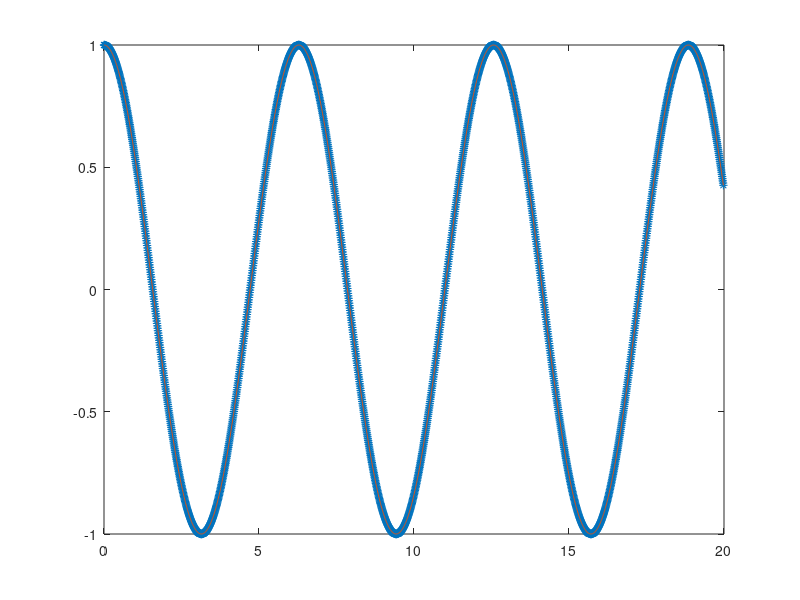

The MATLAB script that drew this image:
clc
clear all
close all

% %% enregistrer les données dans les fichiers .txt
% A = xlsread('data_projet_prog.xlsx')';
% hosp = A(1,:);
% mort = A(2,:);
% 
% dlmwrite('data_hosp.txt',hosp);
% dlmwrite('data_mort.txt',mort);
% 
% %% afficher les données hosp et mort
% jour = 1:64;
% A = xlsread('data_projet_prog.xlsx')';
% A=A/11500000;
% figure
% plot(jour,A(1,:));
% hold on;
% plot(jour,A(2,:));
%% affichage oscillateur
M=dlmread('integration.txt');
t=0:0.01:19.98; % à changer si nécessaire
for i=1:length(t)
    sol_exacte_y1(i) = cos(t(i));
end
figure 
plot(t,M(1,:),'*');
hold on
plot(t,sol_exacte_y1);

%figure
%semilogy(t,err1,'b');

% %% Affichage SIRQD
% 
% M=dlmread('integration.txt');
% t=0:0.01:63.99; % à changer si nécessaire
% 
% 
% figure 
% plot(t,M(1,:));
% hold on;
% plot(t,M(2,:));
% plot(t,M(3,:));
% plot(t,M(4,:));
% plot(t,M(5,:));
% legend('S','I','R','Q','D');
% 
% %% comparaison data et simu
% 
% A = xlsread('data_projet_prog.xlsx')';
% A=A/11500000;
% M=dlmread('integration.txt');
% jour = 1:64;
% t=0:0.01:63.99;
% 
% figure
% plot(t,M(4,:));
% hold on;
% plot(jour,A(1,:));
% legend('simu','data');
% title('comparaison données et résultat simulation : Hospitalisations');
% xlabel('t : 1 jour = 1 unité');
% ylabel('proportion de la population');
% 
% figure
% plot(t,M(5,:));
% hold on;
% plot(jour,A(2,:));
% legend('simu','data');
% title('comparaison données et résultat simulation : Mort');
% xlabel('t : 1 jour = 1 unité');
% ylabel('proportion de la population');
% 
% 
% for i=1:64
%    hosp(i) = M(4,i*100);  
% end
% err1=abs(hosp - A(1,:));
% for i=1:64
%    mort(i) = M(5,i*100);  
% end
% err2=abs(mort - A(2,:));
% 
% figure
% semilogy(jour,err1);
% hold on;
% semilogy(jour,err2);
% legend('hosp','mort');
% title('erreur absolue sur les données et résultat simulation : Mort');
% xlabel('jour');
% ylabel('erreur absolue');
% 
% %% simulation
% 
% A = xlsread('data_projet_prog.xlsx')';
% 
% M=dlmread('integration.txt');
% M=M*11500000;
% jour = 1:64;
% t=0:0.01:63.99;
% 
% figure
% plot(t,M(4,:));
% hold on;
% plot(jour,A(1,:));
% legend('simu','data');
% title('Comparaison données et résultat simulation déconfinement le 18 avril : Hospitalisations');
% xlabel('t : 1 jour = 1 unité');
% ylabel('Population');
% 
% figure
% plot(t,M(5,:));
% hold on;
% plot(jour,A(2,:));
% legend('simu','data');
% title('Comparaison données et résultat simulation déconfinement le 18 avril : Mort');
% xlabel('t : 1 jour = 1 unité');
% ylabel('Population');
% 
% 
% 
